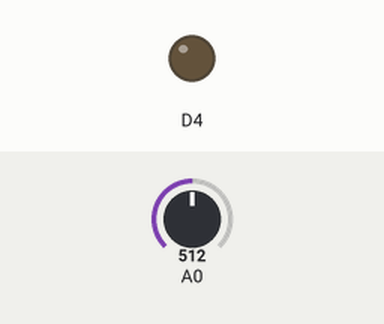
The sketch below on a simulated ESP8266 (NodeMCU). On the bench: output pins drawn as LEDs (lit = HIGH). The test bench sets the inputs (shaded band); at power-on: A0 = 512. WiFi joins after 1.5 s; servers stay silent unless stated; no MQTT or app messages arrive unless stated; what the sketch prints to the serial monitor is not drawn.

Above: at 2.7 s.
2.8 s: A0 set to 433
12.8 s: A0 set to 414
At 22.0 s:
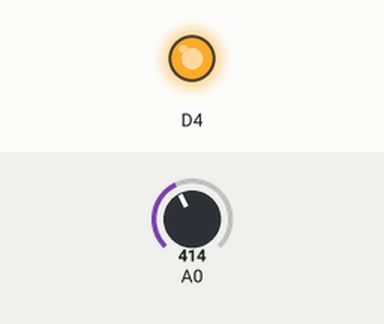
23.0 s: A0 set to 432
At 32.1 s:
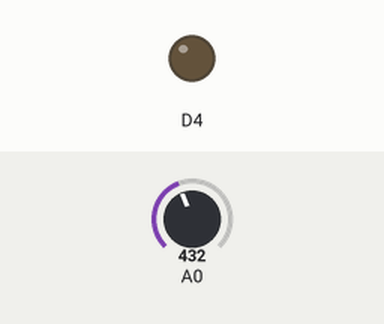
33.0 s: A0 set to 412
At 42.1 s:
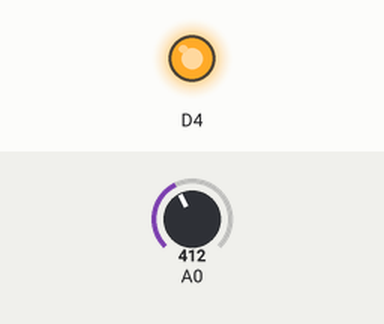
Timing chart, 0 to 43.6 s (numbered marks = the images above; inputs shaded):
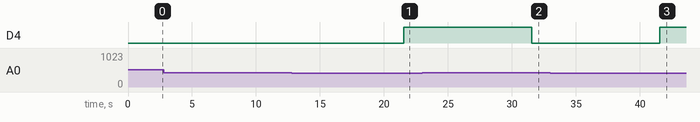

The sketch:

Smart_Watering_With_MQTT_+_WMan.ino
```cpp
// MQTT + WIFIMANAGER
// AUTOMATIC CHANGE WIFI
// Coded and Tested By Ari@pptikio3

#include <WiFiManager.h>
#include <PubSubClient.h>
#include <ESP8266WiFi.h>

const char *mqtt_server = "***.****.***";
const char *mqtt_user   = "/surveyworkshop:surveyworkshop";
const char *mqtt_pass   = "survvy23!";
const char *mqtt_cl     = "SENSORTANAH";  //queues dibind dengan topik
char smqtt_port[5] = "1883";
bool shouldSaveConfig = false;

String AnalogSuhu;
char Sh[50];

WiFiClient espClient;
PubSubClient client(espClient);

void setup (){
  Serial.begin(115200);
  pinMode(A0, INPUT);
  pinMode(D4, OUTPUT);
  WiFiManagerParameter custom_mqtt_server("server", "mqtt server", mqtt_server, 40);
  String(smqtt_port).toCharArray(smqtt_port, 5);
  WiFiManagerParameter custom_mqtt_port("port", "mqtt port", smqtt_port, 5);
  WiFiManagerParameter custom_mqtt_user("user", "mqtt user", mqtt_user, 40);
  WiFiManagerParameter custom_mqtt_password("password", "mqtt password", mqtt_pass, 40);

  WiFiManager WM;
  WM.setSaveConfigCallback(saveConfigCallback);
  WM.addParameter(&custom_mqtt_server);
  WM.addParameter(&custom_mqtt_port);
  WM.addParameter(&custom_mqtt_user);
  WM.addParameter(&custom_mqtt_password);

  WM.resetSettings();
  WM.setAPStaticIPConfig(IPAddress(192,168,0,1), IPAddress(192,168,0,1), IPAddress(255,255,255,0));
  WM.autoConnect("DIWANGGAJARXMEN", "12345678");
  Serial.print("IP Address : ");
  Serial.print(WiFi.localIP());
  client.setServer(mqtt_server, 1883);

}
void loop (){
   if(!client.connected()){
    reconnect();
   }
  int valuesoil = analogRead(A0);
  int datasoil = valuesoil;
  String datasoilpump = String(datasoil);
  char dataTopump[50];
  datasoilpump.toCharArray(dataTopump, sizeof(dataTopump));
  client.publish(mqtt_cl, dataTopump);
  if(datasoil < 422){
  digitalWrite(D4, HIGH);
   }else{
   digitalWrite(D4, LOW);
   }
   delay(10000);

}
void saveConfigCallback () {
  Serial.println("Should save config");
  shouldSaveConfig = true;
}

void reconnect() {
  // Loop until we're reconnected
  Serial.println("In reconnect...");
  while (!client.connected()) {
    Serial.print("Attempting MQTT connection...");
    // Attempt to connect
    if(client.connect(mqtt_cl, mqtt_user, mqtt_pass)) {
      Serial.println("connected");

    } else {
      Serial.print("failed, rc=");
      Serial.print(client.state());
      Serial.println(" try again in 5 seconds");
      // Wait 5 seconds before retrying
      delay(5000);
    }
  }
}
```

Measured:
- the behaviour switches between 422 and 421 on A0 (found by bisection; images 0 and 1)
- after the input at 2.8 s, every drawn part: stays the same
- after the input at 12.8 s, D4: LOW → HIGH after 8.8 s
- after the input at 23.0 s, D4: HIGH → LOW after 8.6 s
- after the input at 33.0 s, D4: LOW → HIGH after 8.6 s
